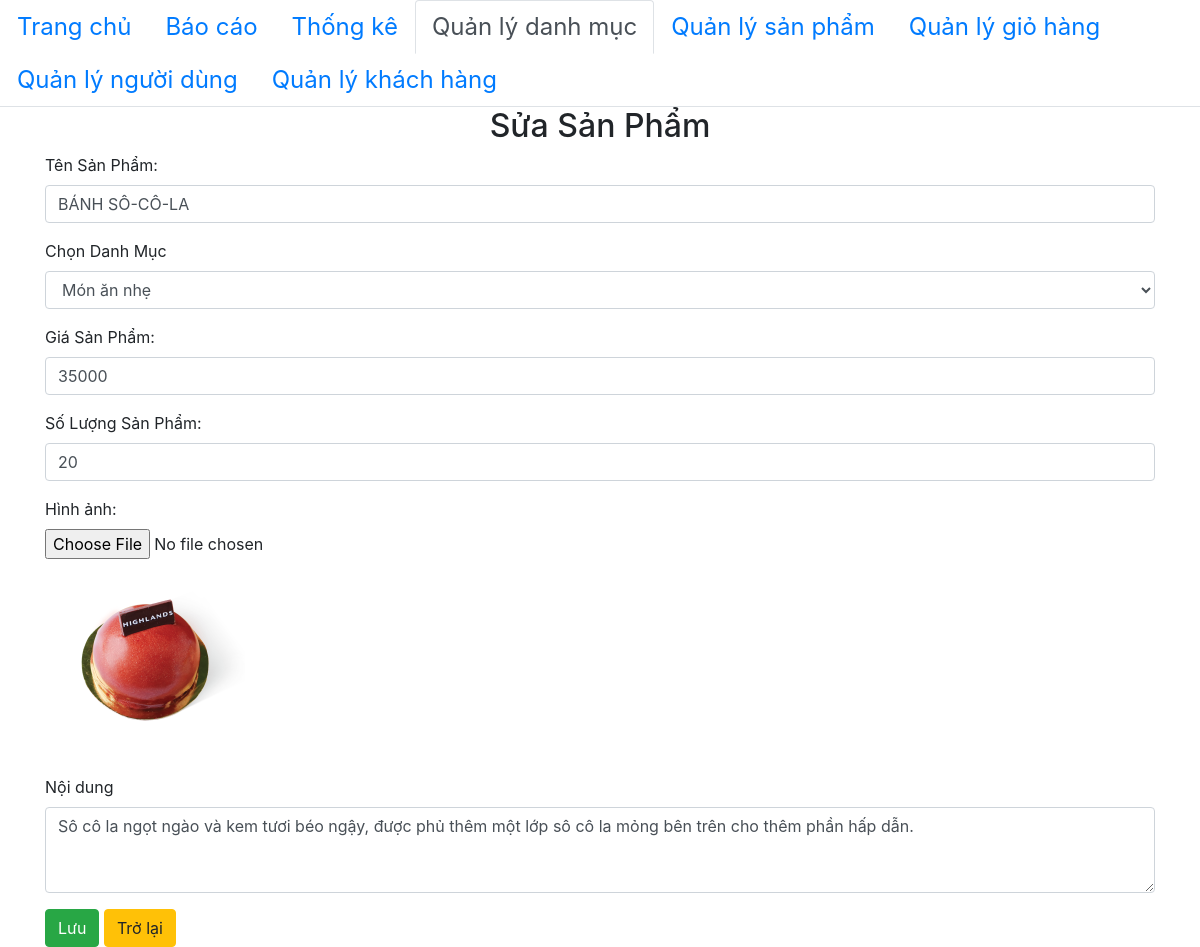
The page /admin/product/change.php?id=1 on the database its author committed.
### tables this page shows
CREATE TABLE `product` (
  `id` int(11) NOT NULL,
  `title` varchar(200) NOT NULL,
  `price` float NOT NULL,
  `number` float NOT NULL,
  `thumbnail` varchar(500) NOT NULL,
  `content` text NOT NULL,
  `id_category` int(11) NOT NULL
);

### admin/database/dbhelper.php (called while the page is built, shortened)
<?php
function executeResult($sql)
{
	$con = mysqli_connect(HOST, USERNAME, PASSWORD, DATABASE);
	$result = mysqli_query($con, $sql);
	$data   = [];
	while ($row = mysqli_fetch_array($result, 1)) {
		$data[] = $row;
	}
	return $data;
}
function executeSingleResult($sql)
{
	$con = mysqli_connect(HOST, USERNAME, PASSWORD, DATABASE);
	$result = mysqli_query($con, $sql);
	$row    = mysqli_fetch_array($result, 1);
	return $row;
}

### admin/product/change.php (the view, shortened to what this page needs)
<?php
require_once('../database/dbhelper.php');
$id = $title = $price = $number = $thumbnail = $content = $id_category = "";
if (isset($_GET['id'])) {
    $id = $_GET['id'];
    $sql = 'select * from product where id=' . $id;
    $product = executeSingleResult($sql);
    if ($product != null) {
        $title = $product['title'];
        $price = $product['price'];
        $number = $product['number'];
        $thumbnail = $product['thumbnail'];
        $content = $product['content'];
        $id_category = $product['id_category'];
    }
}
?>
<!DOCTYPE html>
<html>
<head>
    <link rel="stylesheet" href="https://maxcdn.bootstrapcdn.com/bootstrap/4.4.1/css/bootstrap.min.css">
    <link href="https://cdn.jsdelivr.net/npm/summernote@0.8.18/dist/summernote.min.css" rel="stylesheet">
</head>
<body>
    <div class="nav-container">
        <ul class="nav nav-tabs">
            <li class="nav-item">
                <a class="nav-link" href="../home/manage.php">Trang chủ</a>
            </li>
            <li class="nav-item">
                <a class="nav-link" href="../statistics_list/index.php">Báo cáo</a>
            </li>
            <li class="nav-item">
                <a class="nav-link" href="../statistics.php">Thống kê</a>
            </li>
            <li class="nav-item">
                <a class="nav-link active" href="../category/index.php">Quản lý danh mục</a>
            </li>
            <li class="nav-item">
                <a class="nav-link" href="../product/index.php">Quản lý sản phẩm</a>
            </li>
            <li class="nav-item">
                <a class="nav-link" href="../cart/index.php">Quản lý giỏ hàng</a>
            </li>
            <li class="nav-item">
                <a class="nav-link" href="../user/index.php">Quản lý người dùng</a>
            </li>
            <li class="nav-item">
                <a class="nav-link" href="../customer/index.php">Quản lý khách hàng</a>
            </li>
        </ul>
    </div>
    <div class="container">
        <div class="panel panel-primary">
            <div class="panel-heading">
                <h2 class="text-center">Sửa Sản Phẩm</h2>
            </div>
            <div class="panel-body">
                <form method="POST" enctype="multipart/form-data">
                    <div class="form-group">
                        <label for="name">Tên Sản Phẩm:</label>
                        <input required="true" type="text" class="form-control" id="title" name="title" value="<?= $title ?>">
                    </div>
                    <div class="form-group">
                        <label for="exampleFormControlSelect1">Chọn Danh Mục</label>
                        <select class="form-control" id="id_category" name="id_category">
                            <?php
                            $sql = 'select * from category';
                            $categoryList = executeResult($sql);
                            foreach ($categoryList as $item) {
                                if ($item['id'] == $id_category) {
                                    echo '<option selected value="' . $item['id'] . '">' . $item['name'] . '</option>';
                                } else {
                                    echo '<option value="' . $item['id'] . '">' . $item['name'] . '</option>';
                                }
                            }
                            ?>
                        </select>
                    </div>
                    <div class="form-group">
                        <label for="name">Giá Sản Phẩm:</label>
                        <input required="true" type="text" class="form-control" id="price" name="price" value="<?= $price ?>">
                    </div>
                    <div class="form-group">
                        <label for="name">Số Lượng Sản Phẩm:</label>
                        <input required="true" type="number" class="form-control" id="number" name="number" value="<?= $number ?>">
                    </div>
                    <div class="form-group">
                        <label for="name">Hình ảnh:</label>
                        <input type="file" class="form-control-file" id="exampleFormControlFile1" id="thumbnail" name="thumbnail">
                        <img src="<?= $thumbnail ?>" style="max-width: 200px" id="img_thumbnail">
                    </div>
                    <div class="form-group">
                        <label for="exampleFormControlTextarea1">Nội dung</label>
                        <textarea class="form-control" id="content" rows="3" name="content"><?= $content ?></textarea>
                    </div>
                    <button class="btn btn-success">Lưu</button>
                    <?php
                    $previous = "javascript:history.go(-1)";
                    if (isset($_SERVER['HTTP_REFERER'])) {
                        $previous = $_SERVER['HTTP_REFERER'];
                    }
                    ?>
                    <a href="<?= $previous ?>" class="btn btn-warning">Trở lại</a>
                </form>
            </div>
        </div>
    </div>
</body>
</html>

### admin/product/change.php (style rules this page uses)
.nav-link { font-size: 24px; }

### rows shown on the page
product: title "BÁNH SÔ-CÔ-LA", price "35000", number "20", thumbnail (picture), content "Sô cô la ngọt ngào và kem tươi béo ngậy, được phủ thêm một lớp sô cô la mỏng bên trên cho thêm phần hấp dẫn."

### other values the page prints
form field id_category "Món ăn nhẹ"
